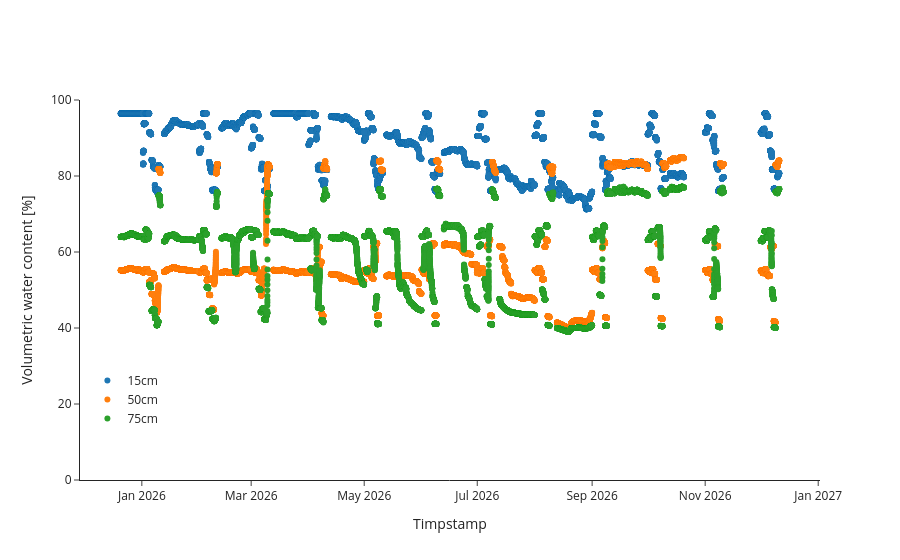

Notebook cell for this chart:
### Code cell
fig = go.Figure()

fig.add_trace(
    go.Scatter(
        x=df_TDS1['Timestamp'].astype('datetime64[ns]'),
        y=df_TDS1['VMC_15'], 
        mode='markers', 
        name='15cm'
    )
)
fig.add_trace(
    go.Scatter(
        x=df_TDS1['Timestamp'].astype('datetime64[ns]'),
        y=df_TDS1['VMC_50'], 
        mode='markers', 
        name='50cm'
    )
)
fig.add_trace(
    go.Scatter(
        x=df_TDS1['Timestamp'].astype('datetime64[ns]'),
        y=df_TDS1['VMC_75'], 
        mode='markers', 
        name='75cm'
    )
)
fig.update_layout(
    template='simple_white',
    #plot_bgcolor='rgba(0,0,0,0)',
    #paper_bgcolor='rgba(0,0,0,0)',
    xaxis=dict(
        title='Timpstamp',
    ),
    yaxis=dict(
        title='Volumetric water content [%]',
        side='left', 
        range=[0, 100]
    ),
    legend=dict(
        xanchor='left', 
        x = 0.01, 
        yanchor='top', 
        y = 0.3
    )
)

### Figure 1 — Plotly figure (JSON) as saved in the notebook; plotly's stock layout.template omitted (floating-point values rounded to 4 significant figures; data arrays with more than 128 entries replaced by an {"elided": "..."} marker saying what was removed)
{"data": [{"mode": "markers", "name": "15cm", "type": "scatter", "x": {"elided": "28055 str values"}, "y": {"elided": "28055 float values"}}, {"mode": "markers", "name": "50cm", "type": "scatter", "x": {"elided": "28055 str values"}, "y": {"elided": "28055 float values"}}, {"mode": "markers", "name": "75cm", "type": "scatter", "x": {"elided": "28055 str values"}, "y": {"elided": "28055 float values"}}], "layout": {"legend": {"x": 0.01, "xanchor": "left", "y": 0.3, "yanchor": "top"}, "xaxis": {"title": {"text": "Timpstamp"}}, "yaxis": {"range": [0, 100], "side": "left", "title": {"text": "Volumetric water content [%]"}}}}
